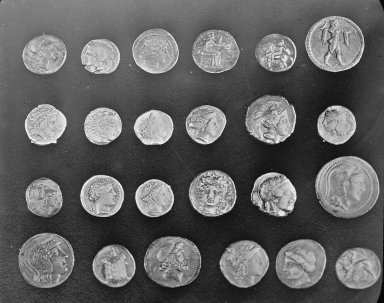
#> input picture skimage.data.coins(), 384 x 303 px
$ python '11.4 最大似然分类法.py'
#> lines starting #> are read from the running program, lines starting #| are printed output that depends on the picture; after the words box and inside, x2 and y2 are one past the last pixel; in counts of white or black regions, pixels touching at a corner belong together; long printed decimals are rounded
import skimage as ski
import plotly.express as px
from plotly.subplots import make_subplots
from sklearn.metrics import confusion_matrix
from sklearn.naive_bayes import GaussianNB
# 读取图像
image = ski.data.coins()
#> image is the input picture: shape (303, 384); min 1, max 252, mean 96.9
# 转换训练标签
train_label = ski.io.imread('RsEx/coins_KNN_MLE/label.png')
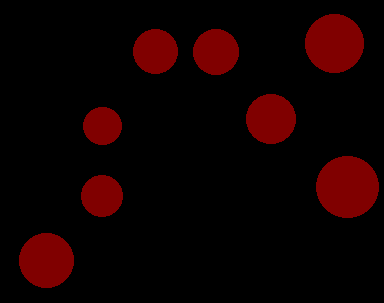
#> input picture RsEx/coins_KNN_MLE/label.png, 384 x 303 px, found by its file name
#> train_label is the input picture: shape (303, 384, 3); mean R, G, B 17.5, 0, 0
train_label = train_label[:, :, 0]
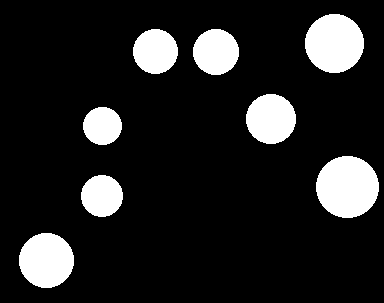
#> train_label: shape (303, 384); values 0 (black) and 128 (white), 13.7% white; 8 white regions, largest, box (x1, y1, x2, y2) and area: (316, 156, 379, 218) 3062, (305, 14, 364, 73) 2725, (19, 233, 74, 288) 2369
# 转换真实标签
true_label = ski.io.imread('RsEx/coins_label/label.png')
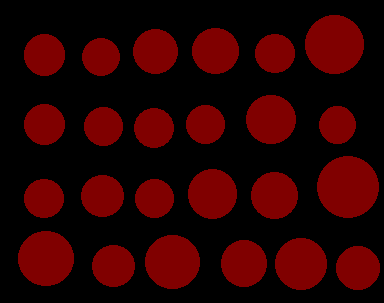
#> input picture RsEx/coins_label/label.png, 384 x 303 px, found by its file name
#> true_label is the input picture: shape (303, 384, 3); mean R, G, B 43.6, 0, 0
true_label = true_label[:, :, 0]
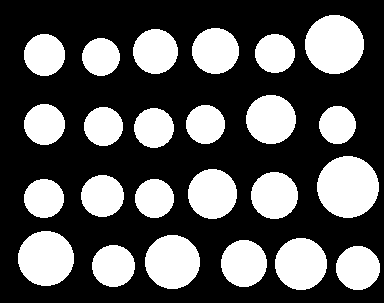
#> true_label: shape (303, 384); values 0 (black) and 128 (white), 34.1% white; 24 white regions, largest, box (x1, y1, x2, y2) and area: (317, 156, 379, 218) 3000, (305, 15, 364, 74) 2725, (18, 231, 74, 286) 2420

# 最大似然分类法
clf = GaussianNB()
clf.fit(image.reshape(-1, 1), train_label.reshape(-1))

# 应用训练模型
result_label = clf.predict(image.reshape(-1, 1)).reshape(image.shape)
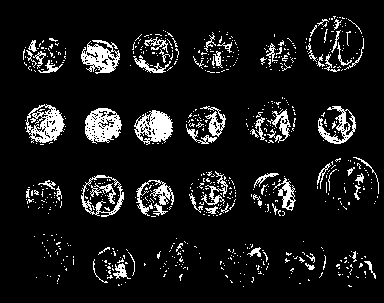
#> result_label: shape (303, 384); values 0 (black) and 128 (white), 9.2% white in thin lines or dots, all inside (x1, y1, x2, y2) = (23, 16, 379, 287)

# 显示分类结果
fig = make_subplots(rows=2, cols=2, subplot_titles=[
                    '原图', '训练标签', '真实标签', '最大似然分类标签'])
for row, col, image_data in [(1, 1, image), (1, 2, train_label), (2, 1, true_label), (2, 2, result_label)]:
    fig.add_trace(
        px.imshow(image_data).data[0], row=row, col=col)
#> this loop made 4 passes
#> (row, col) on passes 1 to 4: (1, 1), (1, 2), (2, 1), (2, 2)
fig.update_yaxes(autorange='reversed')
fig.update_traces(colorscale='gray', coloraxis=None,
                  showscale=False, selector={'type': 'heatmap'})
fig.show()
ski.io.imsave('RsEx/coins_result/coins_MLE_result.png', result_label)

# 计算混淆矩阵
matrix = confusion_matrix(true_label.reshape(-1), result_label.reshape(-1))
#> matrix = [[76447, 228], [29249, 10428]]
print('混淆矩阵:')
print(matrix)
#| [[76447   228]
#|  [29249 10428]]
print('查准率:', matrix[1, 1]/(matrix[1, 1]+matrix[0, 1]))
#| 查准率: 0.9786
print('查全率:', matrix[1, 1]/(matrix[1, 1]+matrix[1, 0]))
#| 查全率: 0.2628
